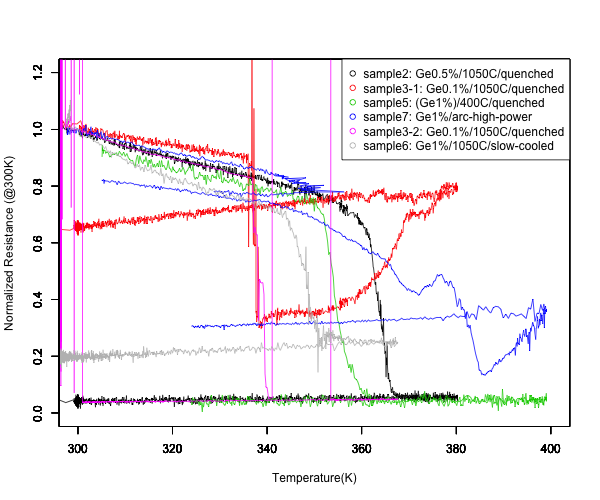

The script that saved this image:
png("plot_normalized_all.png", width = 600, height = 500)  # 描画デバイスを開く

XLIM<-c(300.0,400.0)
YLIM<-c(0,1.2)
data1 <- read.csv("181120_heating_sample2ch2_001.csv",header=F)
plot(data.frame(data1[2],data1[5]/0.035866),xlim=XLIM,ylim=YLIM,xlab="Temperature(K)",ylab="Normalized Resistance (@300K)",type="l",col="black",cex=0.1)
par(new=TRUE) #
data2 <- read.csv("181120_heating_sample3ch1_001.csv",header=F)
plot(data.frame(data2[2],data2[5]/0.029887),xlim=XLIM,ylim=YLIM,xlab="",ylab="",type="l",col="red",cex=0.1)
par(new=TRUE) #
data3 <- read.csv("181126_heating_sample5ch2_002.csv",header=F)
plot(data.frame(data3[2],data3[5]/0.005451),xlim=XLIM,ylim=YLIM,xlab="",ylab="",type="l",col="green3",cex=0.1)
par(new=TRUE) #
data4 <- read.csv("181126_heating_sample7ch1_001.csv",header=F)
plot(data.frame(data4[2],data4[5]/0.019305),xlim=XLIM,ylim=YLIM,xlab="",ylab="",type="l",col="blue",cex=0.1)
par(new=TRUE) #
data5 <- read.csv("181126_heating_sample7ch1_002.csv",header=F)
plot(data.frame(data5[2],data5[5]/0.019305),xlim=XLIM,ylim=YLIM,xlab="",ylab="",type="l",col="blue",cex=0.1)
par(new=TRUE) #
data6 <- read.csv("181126_heating_sample3ch2_001.csv",header=F)
plot(data.frame(data6[2],data6[5]/0.050021),xlim=XLIM,ylim=YLIM,xlab="",ylab="",type="l",col="magenta",cex=0.1)
par(new=TRUE) #
data7 <- read.csv("181126_heating_sample6ch1_001.csv",header=F)
plot(data.frame(data7[2],data7[5]/0.007315),xlim=XLIM,ylim=YLIM,xlab="",ylab="",type="l",col="gray",cex=0.1)


legend("topright", col=c("black","red","green3","blue","magenta","gray"), 
       legend=c("sample2: Ge0.5%/1050C/quenched","sample3-1: Ge0.1%/1050C/quenched","sample5: (Ge1%)/400C/quenched ","sample7: Ge1%/arc-high-power","sample3-2: Ge0.1%/1050C/quenched","sample6: Ge1%/1050C/slow-cooled"),pch=c(1,1))


dev.off()  

#cd Documents/GitManagedProjects-Kagawalab/研究/抵抗測定/